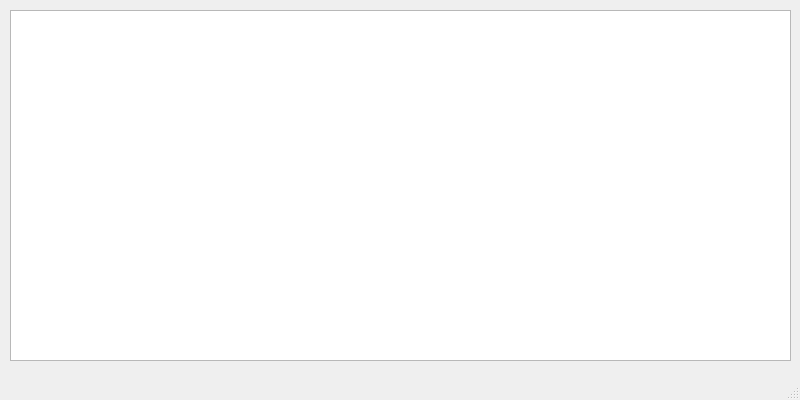
<?xml version="1.0" encoding="UTF-8"?>
<ui version="4.0">
 <class>Notepad</class>
 <widget class="QMainWindow" name="Notepad">
  <property name="geometry">
   <rect>
    <x>0</x>
    <y>0</y>
    <width>800</width>
    <height>400</height>
   </rect>
  </property>
  <property name="windowTitle">
   <string>Notepad</string>
  </property>
  <widget class="QWidget" name="centralwidget">
   <widget class="QTextEdit" name="textEdit">
    <property name="geometry">
     <rect>
      <x>10</x>
      <y>10</y>
      <width>781</width>
      <height>351</height>
     </rect>
    </property>
   </widget>
  </widget>
  <widget class="QMenuBar" name="menubar">
   <property name="geometry">
    <rect>
     <x>0</x>
     <y>0</y>
     <width>800</width>
     <height>22</height>
    </rect>
   </property>
  </widget>
  <widget class="QStatusBar" name="statusbar"/>
 </widget>
 <resources/>
 <connections/>
</ui>
